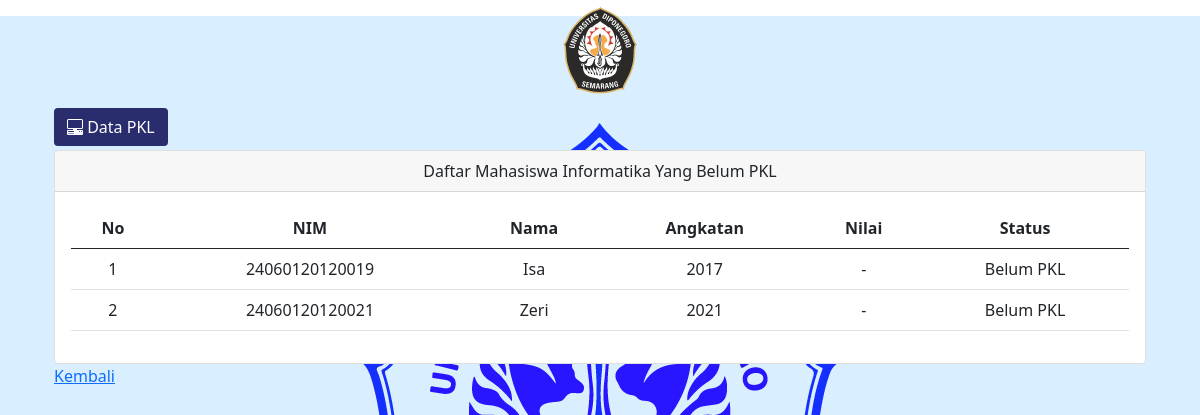
Page /Dosen/data_mhs_blm_pkl.php (signed in) on the committed database.
### tables this page shows
CREATE TABLE `mahasiswa` (
  `NIM` bigint(200) NOT NULL,
  `nama_mhs` varchar(50) NOT NULL,
  `no_hp_mhs` varchar(15) NOT NULL,
  `angkatan` varchar(4) NOT NULL,
  `jalur_masuk` varchar(10) NOT NULL,
  `email_mhs` varchar(50) NOT NULL,
  `password_mhs` varchar(20) NOT NULL,
  `alamat_mhs` varchar(100) NOT NULL,
  `status_mhs` varchar(15) NOT NULL
);

CREATE TABLE `pkl` (
  `nim_mhs` varchar(20) NOT NULL,
  `status_pkl` varchar(20) NOT NULL,
  `nilai_pkl` varchar(1) NOT NULL,
  `ba_pkl` varchar(102) NOT NULL
);

### Dosen/data_mhs_blm_pkl.php (the view, shortened to what this page needs)
<?php
require '../db_connect.php';
$result = mysqli_query($koneksi, "SELECT mahasiswa.NIM, mahasiswa.nama_mhs, mahasiswa.angkatan, pkl.nilai_pkl, pkl.status_pkl
FROM mahasiswa INNER JOIN pkl ON mahasiswa.NIM = pkl.nim_mhs WHERE pkl.status_pkl = 'Belum PKL' ORDER BY mahasiswa.angkatan");
?>
<!DOCTYPE html>
<html lang="en">
<head>
    <link href="https://cdn.jsdelivr.net/npm/bootstrap@5.2.2/dist/css/bootstrap.min.css" rel="stylesheet">
    <link rel="stylesheet" href="https://stackpath.bootstrapcdn.com/bootstrap/5.0.0-alpha2/css/bootstrap.min.css">
</head>
<body>
    <div class="foto text-center">
        <img src="logoundip.png" alt="" class=" logo" width="100px">
    </div>
    <section class="p-1 my-container ">
        <div class="container m-p-0">
            <button class="btn my-1 font-weight-bold" id="menu-btn"> Data PKL
            </button>
            <div class="card ">
                <div class="card-header text-center font-weight-bold">Daftar Mahasiswa Informatika Yang Belum PKL</div>
                <div class="card-body">
                    <table class="table text-center">
                    <thead>
                            <tr>
                                <th scope="col">No</th>
                                <th scope="col">NIM</th>
                                <th scope="col">Nama</th>
                                <th scope="col">Angkatan</th>
                                <th scope="col">Nilai</th>
                                <th scope="col">Status</th>
                            </tr>
                        </thead>
                        <tbody>
                            <?php
                            $i = 1;
                            while ($row = $result->fetch_object()) {
                                echo '<tr>';
                                echo '<td>' . $i . '</td>';
                                echo '<td>' . $row->NIM . '</td>';
                                echo '<td>' . $row->nama_mhs . '</td>';
                                echo '<td>' . $row->angkatan . '</td>';
                                echo '<td>' . $row->nilai_pkl . '</td>';
                                echo '<td>' . $row->status_pkl . '</td>';
                                echo '</tr>';
                                $i++;
                            }
                            ?>
                        </tbody>
                    </table>
                </div>
            </div>
            <a href="datapkl.php">Kembali</a>
        </div>
    </section>
</body>
</html>

### Dosen/data_mhs_blm_pkl.php (style rules this page uses)
* { margin: 0; }
body { min-height: 100vh; background-image: url('dips.jpg'); background-repeat: no-repeat; background-attachment: fixed; background-position: center; }
.my-container { transition: 0.4s; }
#menu-btn { background-color: #292C6D; color: #fff; }

### rows in the picture
mahasiswa: NIM "24060120120019", nama_mhs "Isa", angkatan "2017", pkl.nilai_pkl "-", pkl.status_pkl "Belum PKL"
mahasiswa: NIM "24060120120021", nama_mhs "Zeri", angkatan "2021", pkl.nilai_pkl "-", pkl.status_pkl "Belum PKL"
